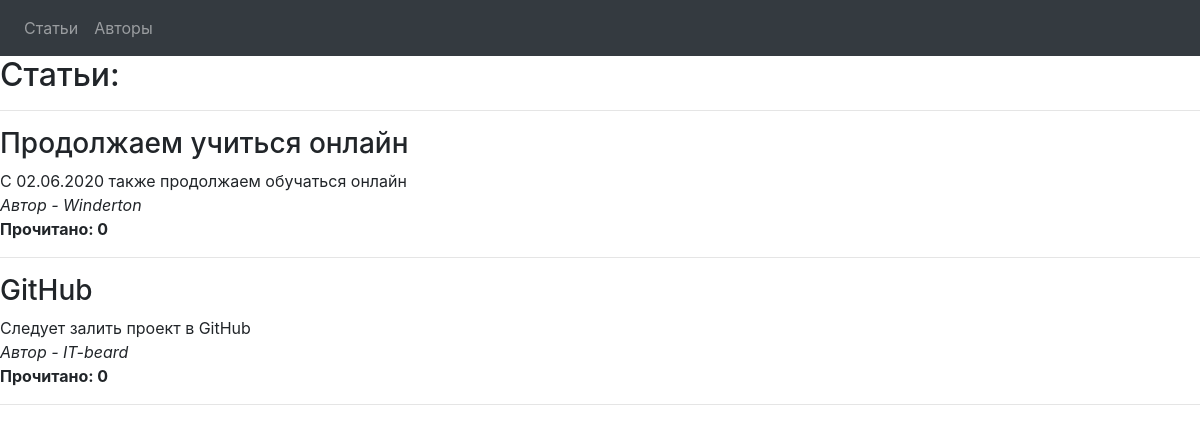
The app's page /, older data.
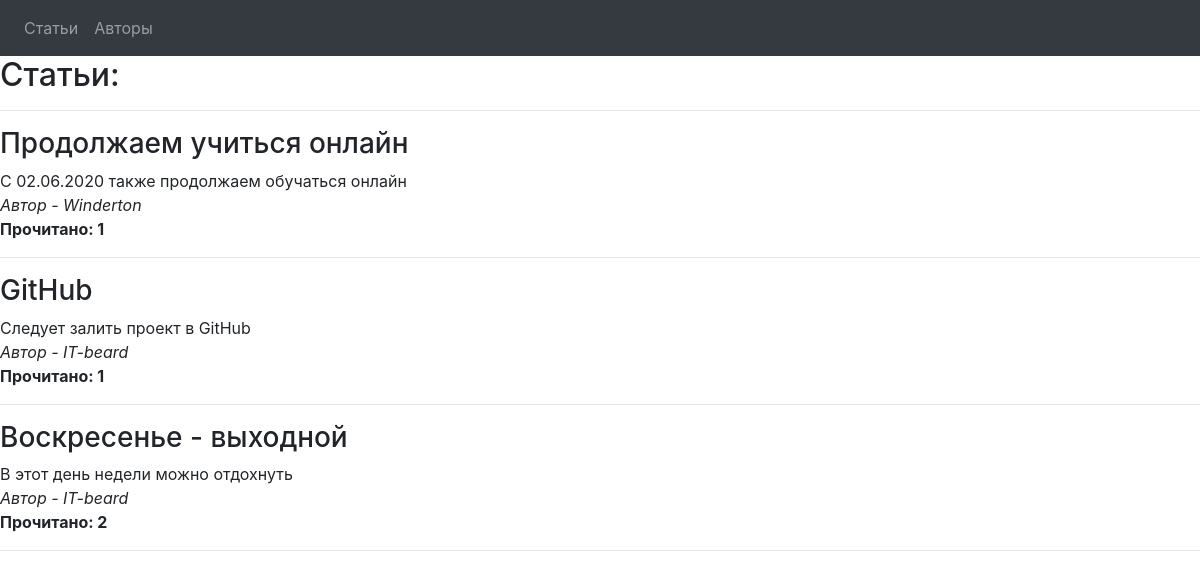
The same page, newer data.
### article/models.py (models this page shows, shortened)
class Article(models.Model):
    title = models.CharField(max_length=255)
    text = models.TextField()
    likes = models.IntegerField(default=0)
    active = models.BooleanField(default=True)
    author = models.ForeignKey(
        to='Author', on_delete=models.CASCADE,
        related_name="articles", null=True, blank=True
    )
    readers = models.ManyToManyField(
        to=User,
        related_name="articles",
        blank=True
    )

class Author(models.Model):
    name = models.CharField(max_length=255)
    user = models.OneToOneField(
        to=User, on_delete=models.SET_NULL, related_name="author",
        null=True, blank=True
    )
    def __str__(self):
        return self.name

### article/views.py (the view)
# urls.py: path('', homepage, name='homepage'),
def homepage(request):
    articles = Article.objects.all()
    return render(request, "article/homepage.html",
        {"articles": articles})

### article/templates/article/homepage.html
{% extends 'base.html' %}
{% block content %}
    <h2>Статьи:</h2>
    <hr>
    {% for a in articles %}
        <h3>{{ a.title }} </i></h3>
        <div>{{ a.text }}</div>
        <i>Автор - {{ a.author }}</i>
        <br>
        <b>Прочитано: {{ a.readers.count }}</b>
        <hr>
    {% endfor %}
{% endblock %}

### article/templates/base.html (shortened to what this page needs)
<!DOCTYPE html>
<html lang="en">
<head>
    <link rel="stylesheet" href="https://stackpath.bootstrapcdn.com/bootstrap/4.4.1/css/bootstrap.min.css">
</head>
<body>
    <nav class="navbar navbar-expand-sm bg-dark navbar-dark">
        <ul class="navbar-nav">
            <li class="nav-item">
              <a class="nav-link" href="/">Статьи</a>
            </li>
            <li class="nav-item">
                <a class="nav-link" href="{% url 'authors' %}">Авторы</a>
              </li>
          </ul>
    </nav>
    {% block content %}{% endblock %}
</body>
</html>

Row changes from the older to the newer data that the page shows:
computed for Article "Продолжаем учиться онлайн": readers.count "0" → "1"
computed for Article "GitHub": readers.count "0" → "1"
added Article: title "Воскресенье - выходной", text "В этот день недели можно отдохнуть", author "IT-beard", readers.count "2"
